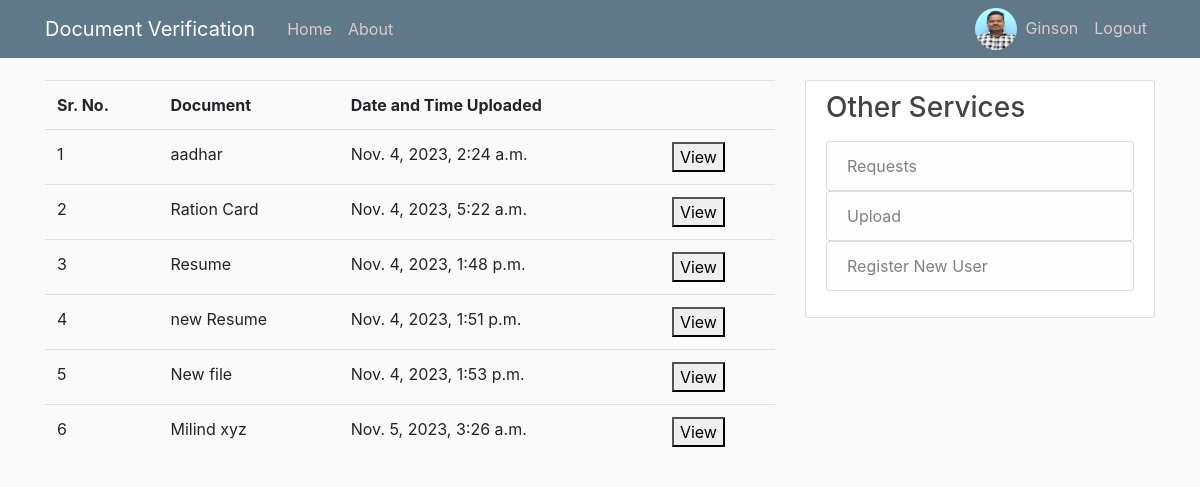
The app's page / (signed in) with its own data.
### registering/models.py (models this page shows, shortened)
class Profile(models.Model):
    user=models.OneToOneField(User, on_delete=models.CASCADE)
    image=models.ImageField(default='defalut.jpg', upload_to='profile_pics')

### doc/models.py (models this page shows)
class Post(models.Model):
    uname= models.ForeignKey(User, on_delete=models.CASCADE)
    document= models.CharField(max_length=100)
    uid=models.CharField(max_length=100)
    date_posted=models.DateTimeField(default= timezone.now)

### doc/views.py (the view)
# urls.py: 2. Add a URL to urlpatterns:  path('', views.home, name='home')
def home(request):
    if request.user.is_authenticated:
        name=request.user.username
        context={
            "posts":Post.objects.filter(uname__username=name)
        }
        return render(request, 'doc/home.html', context)
    return render(request, 'doc/home.html')

### doc/templates/doc/home.html
{% extends "doc/base.html"%}
{%block content%}
{% if user.is_authenticated %}
<article>
  <div>
    <table class="table table-hover">
      <tr>
        <th>Sr. No.</th>
        <th>Document</th>
        <th>Date and Time Uploaded<th>
      </tr>
      {%for post in posts%}
      <tr>
        <td>{{forloop.counter}}</td>
        <td>{{post.document}}</td>
        <td>{{post.date_posted}}</td>
        <td>
          <a href="#"><button>View</button></a>
        </td>
      </tr>
      {%endfor%}
    </table>
  </div>
</article>
{%else%}
  <p>Login</p>
{%endif%}
{% endblock content%}

### doc/templates/doc/base.html (shortened to what this page needs)
{% load static %}
<!doctype html>
<html lang="en">
<head>
    <link rel="stylesheet" href="https://cdn.jsdelivr.net/npm/bootstrap@4.4.1/dist/css/bootstrap.min.css"
>
    <link rel="stylesheet" href="{%static 'doc/main.css' %}">
</head>
<body>
    <header class="site-header">
        <nav class="navbar navbar-expand-md navbar-dark bg-steel fixed-top">
            <div class="container">
                <a class="navbar-brand mr-4" href="{% url 'doc-home' %}">Document Verification</a>
                <div class="collapse navbar-collapse" id="navbarToggle">
                    <div class="navbar-nav mr-auto">
                        <a class="nav-item nav-link" href="{% url 'doc-home' %}">Home</a>
                        <a class="nav-item nav-link" href="{% url 'doc-about' %}">About</a>
                    </div>
                    <div class="navbar-nav">
                        {%if user.is_authenticated%}
                        <a href="{%url 'profile'%}"><img src="{{user.profile.image.url}}" width="42" height="42"
                                style="vertical-align:middle" class="rounded-circle" alt="user_image"></a>
                        <a class="nav-item nav-link" href="{% url 'profile' %}">{{user.first_name}}</a>
                        <a class="nav-item nav-link" href="{% url 'logout' %}">Logout</a>
                        {%else%}
                        <a class="nav-item nav-link" href="{%url 'login'%}">Login</a>
                        {%endif%}
                    </div>
                </div>
            </div>
        </nav>
    </header>
    <main role="main" class="container main-content">
        <div class="row">
            <div class="col-md-8">
                {% block content %}{% endblock %}
            </div>
            {%if user.is_authenticated%}
            <div class="col-md-4">
                <div class="content-section">
                    <h3>Other Services</h3>
                    <p class='text-muted'>
                    <ul class="list-group">
                        <a href="#"><li class="list-group-item list-group-item-light">Requests</li></a>
                        <a href="{%url 'doc-upload'%}"><li class="list-group-item list-group-item-light">Upload</li></a>
                        {%if user.is_superuser%}
                        <a href="{% url 'register' %}"><li class="list-group-item list-group-item-light">Register New User</li></a>
                        {%endif%}
                    </ul>
                    </p>
                </div>
            </div>
            {%endif%}
        </div>
    </main>
</body>
</html>

### doc/static/doc/main.css (style rules this page uses)
body { background: #fafafa; color: #333333; margin-top: 5rem; }
h1, h2, h3, h4, h5, h6 { color: #444444; }
ul { margin: 0; }
.bg-steel { background-color: #5f788a; }
.site-header .navbar-nav .nav-link { color: #dbcbcb; }
.content-section { background: #ffffff; padding: 10px 20px; border: 1px solid #dddddd; border-radius: 3px; margin-bottom: 20px; }

### records on screen
Post: document "aadhar", date_posted "Nov. 4, 2023, 2:24 a.m."
Post: document "Ration Card", date_posted "Nov. 4, 2023, 5:22 a.m."
Post: document "Resume", date_posted "Nov. 4, 2023, 1:48 p.m."
Post: document "new Resume", date_posted "Nov. 4, 2023, 1:51 p.m."
Post: document "New file", date_posted "Nov. 4, 2023, 1:53 p.m."
Post: document "Milind xyz", date_posted "Nov. 5, 2023, 3:26 a.m."

### other values on screen
{{ user.first_name }} "Ginson"
